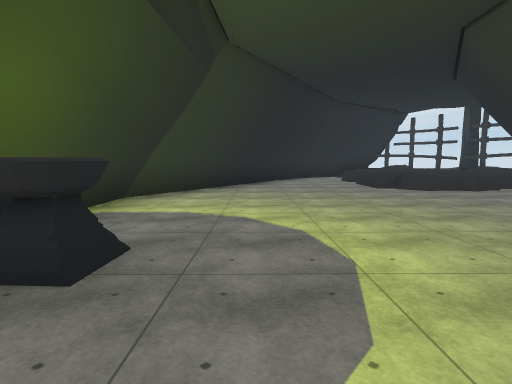
view 1 (above)

12 first-person views from a walk through a scene from a Unity 3-D project. The camera is 1.5 m above the floor, tilts 6° down and sees 80° across. The floor is counted in squares, 2 m on a side. Each view is taken from the middle of a square. On the plan, view 1 faces up. The plan holds only what a view shows up to about 10 squares ahead; the rest is blank. The place goes on beyond the plan. The player character is not drawn. Some surface patterns are stand-ins.

view 2
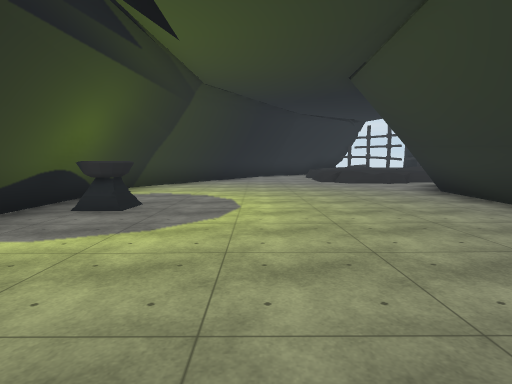

view 3
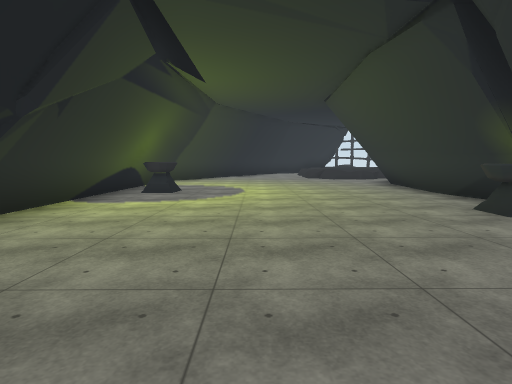

view 4
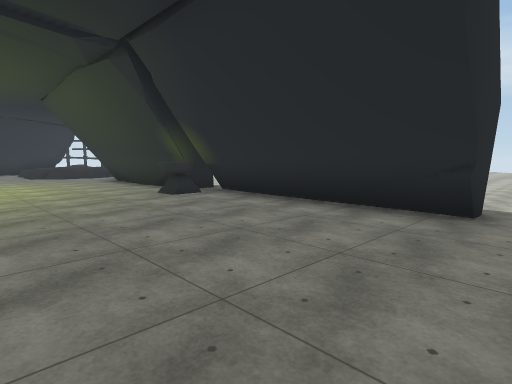

view 5
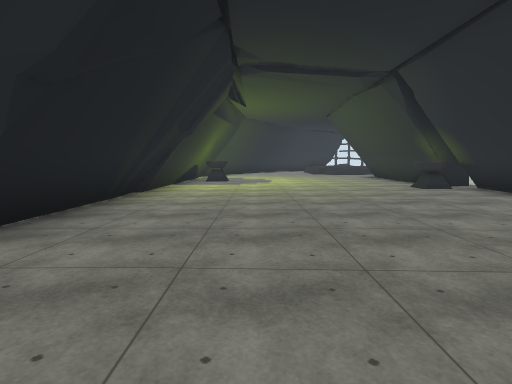

view 6
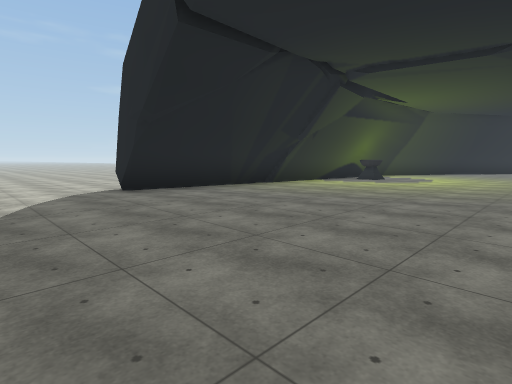

view 7
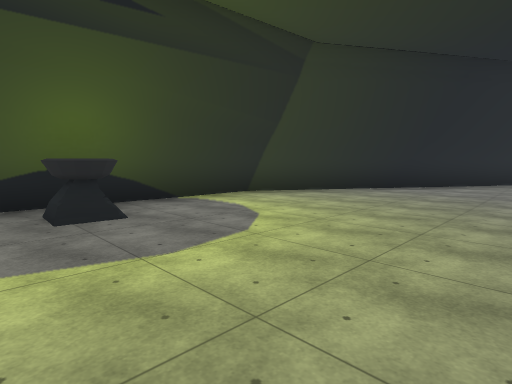

view 8
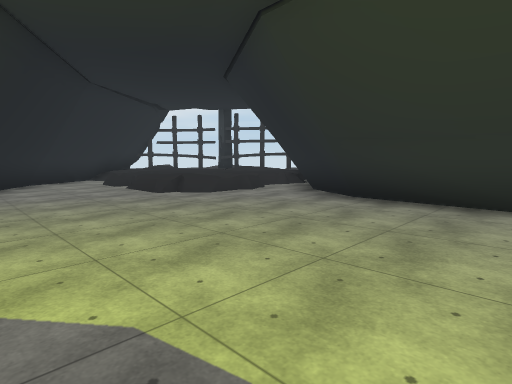

view 9
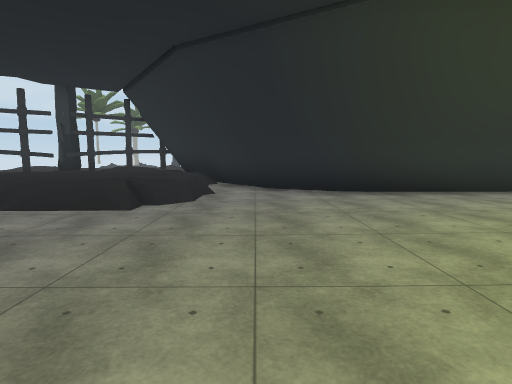

view 10
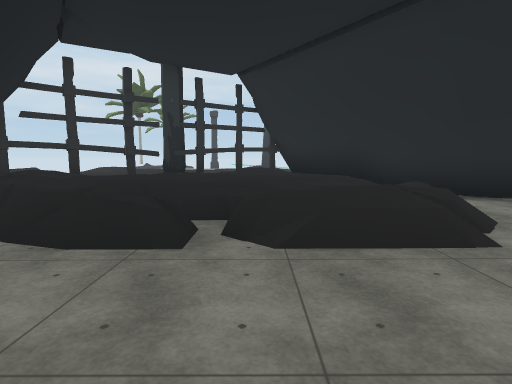

view 11
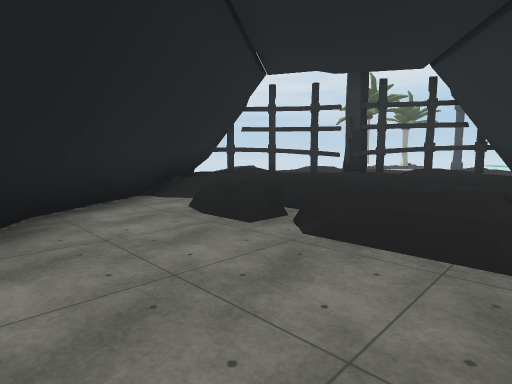

view 12
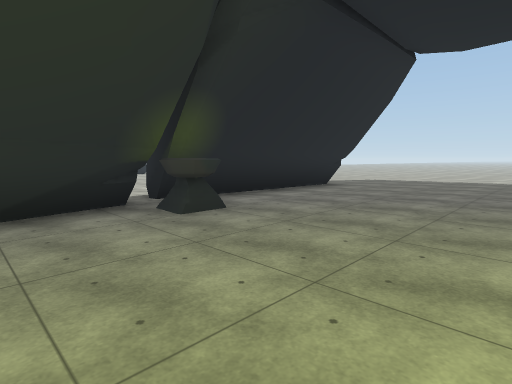

### Floor plan
Key: @ floor where view 1 was taken; # wall or solid block; . main floor; : floor 0.25 m higher than the main floor; - floor 0.25 m lower than the main floor; + floor 0.5 m higher than the main floor; * floor 0.75 m higher than the main floor; / step, stairs or slope; = window, fence, low wall or low ledge; O other object.
Columns run from 7 left of view 1 to 12 right of it. Each row starts with its distance up from view 1.
 17              #=
 16             ##O  +/
 15           ### O****
 14          ####+*O**
 13         ##-=#**+#*
 12        ##--=#++*OO
 11        #---==++* O#/
 10       ##---++:+* ##/
  9      ##----:/:+###
  8      #------/=###
  7     ##------..##
  6     #----....##
  5     #-.......#
  4     #.......##
  3     #.......##
  2     #OO.....##
  1     #.......##
  0     #..@.....#
 -1     #.......O#.
 -2     #.......O#.
 -3     #........#
 -4     #........#
 -5     #....:...#
 -6     #.::::...#
 -7 ...:#::::....#....
 -8 :::::::::......
 -9 ::::::::.....
-10       :.....

Where each view was taken, in squares from view 1:
view 1: 0 up, 0 right, facing up
view 2: 3 down, 1 right, facing up
view 3: 6 down, 1 right, facing up
view 4: 8 down, 1 right, facing up-right
view 5: 10 down, 0 right, facing up
view 6: 10 down, 4 right, facing up-left
view 7: 1 up, 3 right, facing up-left
view 8: 2 up, 0 right, facing up-right
view 9: 7 up, 1 left, facing right
view 10: 11 up, 1 right, facing right
view 11: 9 up, 1 right, facing up-right
view 12: 1 up, 1 right, facing down-right
